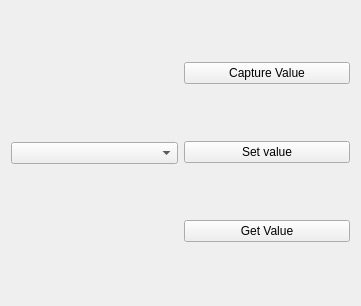
<?xml version="1.0" encoding="UTF-8"?>
<ui version="4.0">
 <class>Widget</class>
 <widget class="QWidget" name="Widget">
  <property name="geometry">
   <rect>
    <x>0</x>
    <y>0</y>
    <width>361</width>
    <height>306</height>
   </rect>
  </property>
  <property name="windowTitle">
   <string>Widget</string>
  </property>
  <layout class="QHBoxLayout" name="horizontalLayout">
   <item>
    <widget class="QComboBox" name="comboBox"/>
   </item>
   <item>
    <layout class="QVBoxLayout" name="verticalLayout">
     <item>
      <widget class="QPushButton" name="captureValueButton">
       <property name="text">
        <string>Capture Value</string>
       </property>
      </widget>
     </item>
     <item>
      <widget class="QPushButton" name="setValueButton">
       <property name="text">
        <string>Set value</string>
       </property>
      </widget>
     </item>
     <item>
      <widget class="QPushButton" name="getValueButton">
       <property name="text">
        <string>Get Value</string>
       </property>
      </widget>
     </item>
    </layout>
   </item>
  </layout>
 </widget>
 <resources/>
 <connections/>
</ui>
